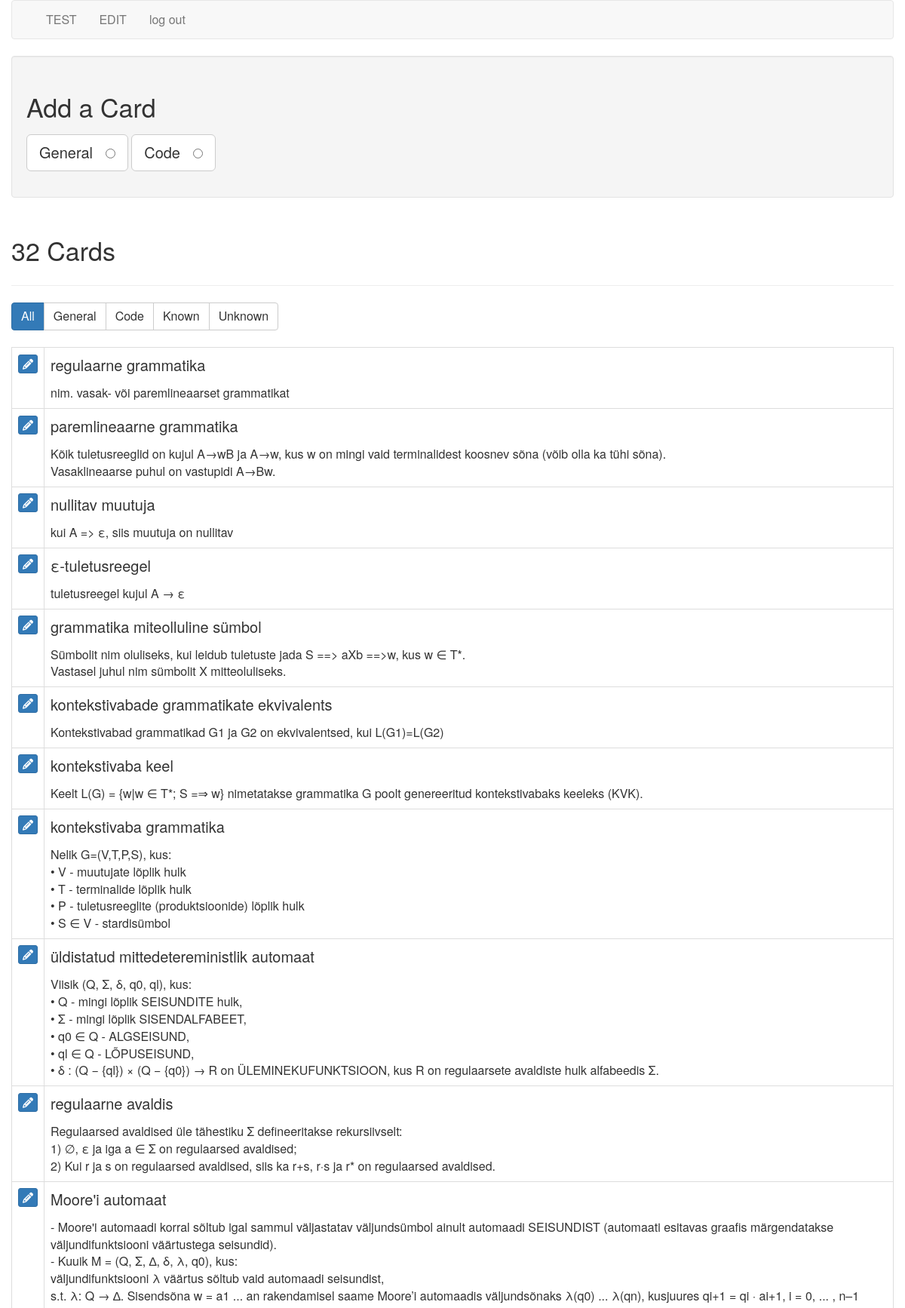
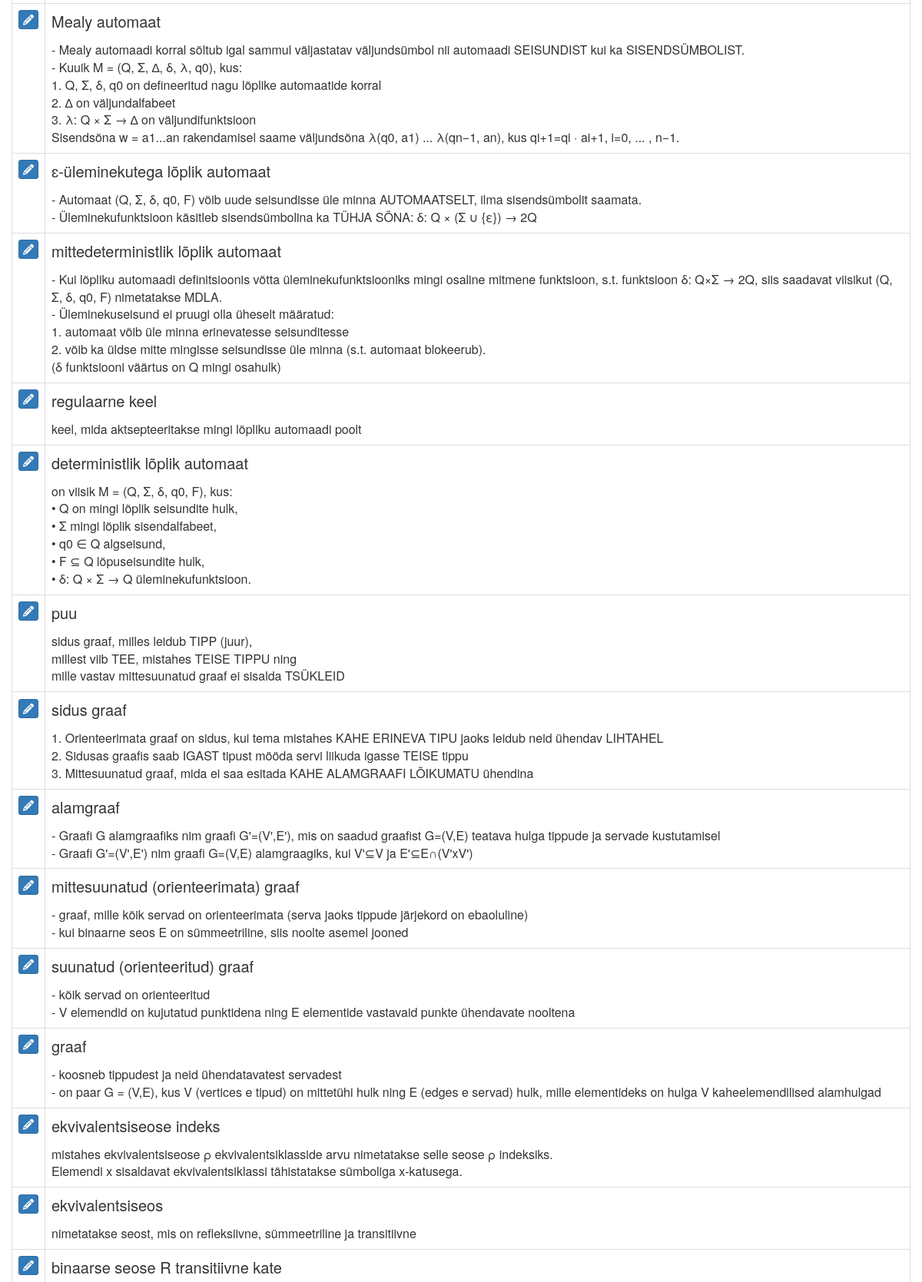
The app's page /cards (signed in, upper part) with its own data (2 pictures, top to bottom).
### tables this page shows
CREATE TABLE cards (
  id integer primary key autoincrement,
  type tinyint not null, /* 1 for vocab, 2 for code */
  front text not null,
  back text not null,
  known boolean default 0
);

### flash_cards.py (the view)
@app.route('/cards')
def cards():
    if not session.get('logged_in'):
        return redirect(url_for('login'))
    db = get_db()
    query = '''
        SELECT id, type, front, back, known
        FROM cards
        ORDER BY id DESC
    '''
    cur = db.execute(query)
    cards = cur.fetchall()
    return render_template('cards.html', cards=cards, filter_name="all")

### flash_cards.py (called while the page is built)
def connect_db():
    rv = sqlite3.connect(app.config['DATABASE'])
    rv.row_factory = sqlite3.Row
    return rv

def get_db():
    if not hasattr(g, 'sqlite_db'):
        g.sqlite_db = connect_db()
    return g.sqlite_db

### templates/cards.html (shortened to what this page needs)
{% extends "layout.html" %}
{% block body %}
    <div class="well editPanel">
        <h2>Add a Card</h2>
        <form action="{{ url_for('add_card') }}" method="post" class="cardForm">
            <div class="form-group">
                <label for="general" class="toggleButton btn btn-default btn-lg">General &nbsp;
                    <input type="radio" name="type" value="1" id="general"/>
                </label>
                <label for="code" class="toggleButton btn btn-default btn-lg">Code &nbsp;
                    <input type="radio" name="type" value="2" id="code"/>
                </label>
            </div>
        </form>
    </div>
    <div class="page-header">
        <h2>{{ cards|length }} Card{{ '' if (cards|length == 1) else 's' }}</h2>
    </div>
    <div class="btn-group btn-group-md" role="group" aria-label="filters">
        <a href="{{ url_for('filter_cards', filter_name="all") }}" class="btn btn-{{ "primary" if filter_name == "all" else "default" }}">All</a>
        <a href="{{ url_for('filter_cards', filter_name="general") }}" class="btn btn-{{ "primary" if filter_name == "general" else "default" }}">General</a>
        <a href="{{ url_for('filter_cards', filter_name="code") }}" class="btn btn-{{ "primary" if filter_name == "code" else "default" }}">Code</a>
        <a href="{{ url_for('filter_cards', filter_name="known") }}" class="btn btn-{{ "primary" if filter_name == "known" else "default" }}">Known</a>
        <a href="{{ url_for('filter_cards', filter_name="unknown") }}" class="btn btn-{{ "primary" if filter_name == "unknown" else "default" }}">Unknown</a>
    </div>
    <br />
    <br />
    <table class="table table-bordered">
        {% for card in cards %}
            <tr>
                <td>
                    <a href="{{ url_for('edit', card_id=card.id) }}" class="btn btn-xs btn-primary"><i class="fa fa-pencil" aria-hidden="true"></i></a>
                </td>
                <td class="cardContent">
                    <h4>
                        {{ card.front }}
                    </h4>
                    {% if card.type == 1 %}
                        {{ card.back|replace("\n", "<br />")|safe }}
                    {% else %}
                        <pre>{{ card.back|safe }}</pre>
                    {% endif %}
                </td>
            </tr>
        {% else %}
            <tr>
                <td>
                    <em>No cards to show.</em>
                </td>
            </tr>
        {% endfor %}
    </table>
{% endblock %}

### templates/layout.html (shortened to what this page needs)
<!doctype html>
<html>
<head>
	<link rel=stylesheet type=text/css href="{{ url_for('static', filename='bootstrap.min.css') }}"/>
    <link rel=stylesheet type=text/css href="{{ url_for('static', filename='style.css') }}"/>
</head>
<body>
<div class="container">
    <div class="row">
				<nav class="navbar navbar-default">
				  <div class="container">
					<div class="collapse navbar-collapse">
					  <ul class="nav navbar-nav">
                            {% if session.logged_in %}
							    <li><a href="{{ url_for('general') }}">TEST</a></li>
								<li><a href="{{ url_for('cards') }}">EDIT</a></li>
                                <li><a href="{{ url_for('logout') }}">log out</a></li>
                            {% else %}
                                <li><a href="{{ url_for('login') }}">log in</a></li>
                            {% endif %}
                        </ul>
					</div>
				  </div>
				</nav>
                {% block body %}{% endblock %}
	</div>
</div>
</body>
</html>

### static/style.css (style rules this page uses)
.cardContent h4 { margin-top: 0; }
.navbar-collapse.collapse { display: block!important; }
.navbar-nav>li, .navbar-nav { float: left !important; }

### records on screen
cards: front "regulaarne grammatika", back "nim. vasak- või paremlineaarset grammatikat"
cards: front "paremlineaarne grammatika", back "Kõik tuletusreeglid on kujul A→wB ja A→w, kus w on mingi vaid terminalidest koosnev sõna (võib olla ka tühi sõna). Vasaklineaarse puhul on vastupidi A→Bw."
cards: front "nullitav muutuja", back "kui A => ε, siis muutuja on nullitav"
cards: front "ε-tuletusreegel", back "tuletusreegel kujul A → ε"
cards: front "grammatika miteolluline sümbol", back "Sümbolit nim oluliseks, kui leidub tuletuste jada S ==> aXb ==>w, kus w ∈ T*. Vastasel juhul nim sümbolit X mitteoluliseks."
cards: front "kontekstivabade grammatikate ekvivalents", back "Kontekstivabad grammatikad G1 ja G2 on ekvivalentsed, kui L(G1)=L(G2)"
cards: front "kontekstivaba keel", back "Keelt L(G) = {w|w ∈ T*; S =⇒ w} nimetatakse grammatika G poolt genereeritud kontekstivabaks keeleks (KVK)."
cards: front "kontekstivaba grammatika", back "Nelik G=(V,T,P,S), kus: • V - muutujate lõplik hulk • T - terminalide lõplik hulk • P - tuletusreeglite (produktsioonide) lõplik hulk • S ∈ V - stardisümbol"
cards: front "üldistatud mittedetereministlik automaat", back "Viisik (Q, Σ, δ, q0, ql), kus: • Q - mingi lõplik SEISUNDITE hulk, • Σ - mingi lõplik SISENDALFABEET, • q0 ∈ Q - ALGSEISUND, • ql ∈ Q - LÕPUSEISUND, • δ : (Q − {ql}) × (Q − {q0}) → R on ÜLEMINEKUFUNKTSIOON, kus R on regulaarsete avaldiste hulk alfabeedis Σ."
cards: front "regulaarne avaldis", back "Regulaarsed avaldised üle tähestiku Σ defineeritakse rekursiivselt: 1) ∅, ε ja iga a ∈ Σ on regulaarsed avaldised; 2) Kui r ja s on regulaarsed avaldised, siis ka r+s, r·s ja r* on regulaarsed avaldised."
cards: front "Moore'i automaat", back "- Moore'i automaadi korral sõltub igal sammul väljastatav väljundsümbol ainult automaadi SEISUNDIST (automaati esitavas graafis märgendatakse väljundifunktsiooni väärtustega seisundid). - Kuuik M = (Q, Σ, ∆, δ, λ, q0), kus: väljundifunktsiooni λ väärtus sõltub vaid automaadi seisundist, s.t. λ: Q → ∆. Sisendsõna w = a1 ... an rakendamisel saame Moore’i automaadis väljundsõnaks λ(q0) ... λ(qn), kusjuures qi+1 = qi · ai+1, i = 0, ... , n–1"
cards: front "Mealy automaat", back "- Mealy automaadi korral sõltub igal sammul väljastatav väljundsümbol nii automaadi SEISUNDIST kui ka SISENDSÜMBOLIST. - Kuuik M = (Q, Σ, ∆, δ, λ, q0), kus: 1. Q, Σ, δ, q0 on defineeritud nagu lõplike automaatide korral 2. ∆ on väljundalfabeet 3. λ: Q × Σ → ∆ on väljundifunktsioon Sisendsõna w = a1...an rakendamisel saame väljundsõna λ(q0, a1) ... λ(qn−1, an), kus qi+1=qi · ai+1, i=0, ... , n−1."
cards: front "ɛ-üleminekutega lõplik automaat", back "- Automaat (Q, Σ, δ, q0, F) võib uude seisundisse üle minna AUTOMAATSELT, ilma sisendsümbolit saamata. - Üleminekufunktsioon käsitleb sisendsümbolina ka TÜHJA SÕNA: δ: Q × (Σ ∪ {ε}) → 2Q"
cards: front "mittedeterministlik lõplik automaat", back "- Kui lõpliku automaadi definitsioonis võtta üleminekufunktsiooniks mingi osaline mitmene funktsioon, s.t. funktsioon δ: Q×Σ → 2Q, siis saadavat viisikut (Q, Σ, δ, q0, F) nimetatakse MDLA. - Üleminekuseisund ei pruugi olla üheselt määratud: 1. automaat võib üle minna erinevatesse seisunditesse 2. võib ka üldse mitte mingisse seisundisse üle minna (s.t. automaat blokeerub). (δ funktsiooni väärtus on Q mingi osahulk)"
cards: front "regulaarne keel", back "keel, mida aktsepteeritakse mingi lõpliku automaadi poolt"
cards: front "deterministlik lõplik automaat", back "on viisik M = (Q, Σ, δ, q0, F), kus: • Q on mingi lõplik seisundite hulk, • Σ mingi lõplik sisendalfabeet, • q0 ∈ Q algseisund, • F ⊆ Q lõpuseisundite hulk, • δ: Q × Σ → Q üleminekufunktsioon."
cards: front "puu", back "sidus graaf, milles leidub TIPP (juur), millest viib TEE, mistahes TEISE TIPPU ning mille vastav mittesuunatud graaf ei sisalda TSÜKLEID"
cards: front "sidus graaf", back "1. Orienteerimata graaf on sidus, kui tema mistahes KAHE ERINEVA TIPU jaoks leidub neid ühendav LIHTAHEL 2. Sidusas graafis saab IGAST tipust mööda servi liikuda igasse TEISE tippu 3. Mittesuunatud graaf, mida ei saa esitada KAHE ALAMGRAAFI LÕIKUMATU ühendina"
cards: front "alamgraaf", back "- Graafi G alamgraafiks nim graafi G'=(V',E'), mis on saadud graafist G=(V,E) teatava hulga tippude ja servade kustutamisel - Graafi G'=(V',E') nim graafi G=(V,E) alamgraagiks, kui V'⊆V ja E'⊆E∩(V'xV')"
cards: front "mittesuunatud (orienteerimata) graaf", back "- graaf, mille kõik servad on orienteerimata (serva jaoks tippude järjekord on ebaoluline) - kui binaarne seos E on sümmeetriline, siis noolte asemel jooned"
cards: front "suunatud (orienteeritud) graaf", back "- kõik servad on orienteeritud - V elemendid on kujutatud punktidena ning E elementide vastavaid punkte ühendavate nooltena"
cards: front "graaf", back "- koosneb tippudest ja neid ühendatavatest servadest - on paar G = (V,E), kus V (vertices e tipud) on mittetühi hulk ning E (edges e servad) hulk, mille elementideks on hulga V kaheelemendilised alamhulgad"
cards: front "ekvivalentsiseose indeks", back "mistahes ekvivalentsiseose ρ ekvivalentsiklasside arvu nimetatakse selle seose ρ indeksiks. Elemendi x sisaldavat ekvivalentsiklassi tähistatakse sümboliga x-katusega."
cards: front "ekvivalentsiseos", back "nimetatakse seost, mis on refleksiivne, sümmeetriline ja transitiivne"
cards: front "binaarse seose R transitiivne kate"

### other values on screen
{{ cards|length }} "32"
{{ '' if (cards|length == 1) else 's' }} "s"
